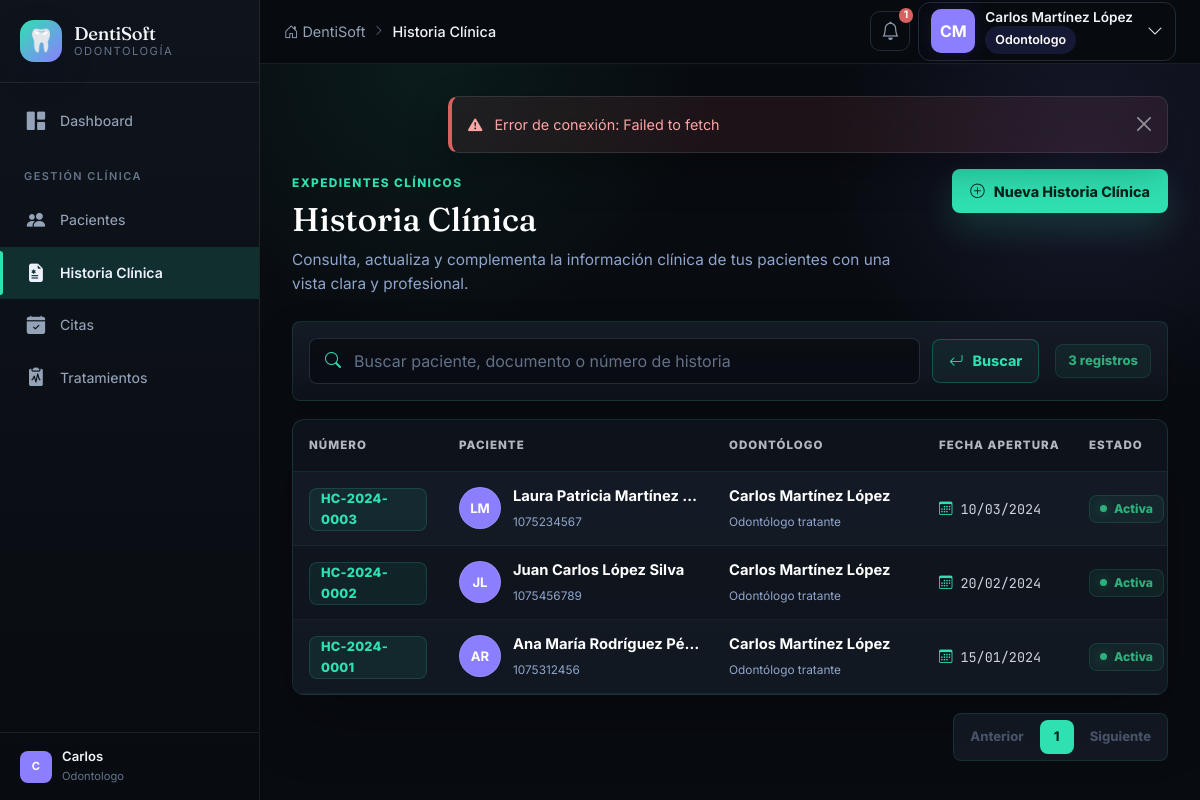
Screenshot of /modules/historia_clinica/index.php (signed in) with the database file from the repository.
### tables this page shows
CREATE TABLE IF NOT EXISTS usuarios (
    id INT AUTO_INCREMENT PRIMARY KEY,
    rol_id INT NOT NULL,
    nombre VARCHAR(100) NOT NULL,
    apellido VARCHAR(100) NOT NULL,
    email VARCHAR(150) NOT NULL UNIQUE,
    password VARCHAR(255) NOT NULL,
    telefono VARCHAR(20),
    estado ENUM('activo','inactivo','suspendido') DEFAULT 'activo',
    ultimo_acceso DATETIME,
    created_at TIMESTAMP DEFAULT CURRENT_TIMESTAMP,
    updated_at TIMESTAMP DEFAULT CURRENT_TIMESTAMP ON UPDATE CURRENT_TIMESTAMP,
    FOREIGN KEY (rol_id) REFERENCES roles(id)
);

CREATE TABLE IF NOT EXISTS historias_clinicas (
    id INT AUTO_INCREMENT PRIMARY KEY,
    paciente_id INT NOT NULL,
    odontologo_id INT NOT NULL,
    numero_historia VARCHAR(20) NOT NULL UNIQUE,
    fecha_apertura DATE NOT NULL,
    motivo_consulta TEXT,
    enfermedad_actual TEXT,
    antecedentes_medicos TEXT,
    antecedentes_odontologicos TEXT,
    medicamentos_actuales TEXT,
    alergias TEXT,
    habito_tabaco BOOLEAN DEFAULT FALSE,
    habito_alcohol BOOLEAN DEFAULT FALSE,
    habito_bruxismo BOOLEAN DEFAULT FALSE,
    otros_habitos TEXT,
    presion_arterial VARCHAR(10),
    frecuencia_cardiaca INT,
    temperatura DECIMAL(4,1),
    examen_extraoral TEXT,
    examen_intraoral TEXT,
    diagnostico TEXT,
    plan_tratamiento_inicial TEXT,
    observaciones TEXT,
    estado ENUM('activa','archivada') DEFAULT 'activa',
    created_at TIMESTAMP DEFAULT CURRENT_TIMESTAMP,
    updated_at TIMESTAMP DEFAULT CURRENT_TIMESTAMP ON UPDATE CURRENT_TIMESTAMP,
    FOREIGN KEY (paciente_id) REFERENCES pacientes(id),
    FOREIGN KEY (odontologo_id) REFERENCES usuarios(id)
);

CREATE TABLE IF NOT EXISTS pacientes (
    id INT AUTO_INCREMENT PRIMARY KEY,
    numero_documento VARCHAR(20) NOT NULL UNIQUE,
    tipo_documento ENUM('CC','TI','CE','PAS','RC') DEFAULT 'CC',
    nombre VARCHAR(100) NOT NULL,
    apellido VARCHAR(100) NOT NULL,
    fecha_nacimiento DATE,
    genero ENUM('M','F','Otro'),
    telefono VARCHAR(20),
    email VARCHAR(150),
    direccion TEXT,
    ciudad VARCHAR(100) DEFAULT 'Neiva',
    eps VARCHAR(100),
    tipo_afiliacion ENUM('contributivo','subsidiado','particular','otro') DEFAULT 'particular',
    grupo_sanguineo VARCHAR(5),
    estado ENUM('activo','inactivo') DEFAULT 'activo',
    created_at TIMESTAMP DEFAULT CURRENT_TIMESTAMP,
    updated_at TIMESTAMP DEFAULT CURRENT_TIMESTAMP ON UPDATE CURRENT_TIMESTAMP
);

### modules/historia_clinica/index.php (the view, shortened to what the rows shown need)
<?php
require_once __DIR__ . '/../../config/session.php';
$cssAdicional = 'historia-premium.css';
$page = max(1, filter_var($_GET['page'] ?? 1, FILTER_VALIDATE_INT) ?: 1);
$limit = REGISTROS_POR_PAGINA;
$where = 'WHERE 1=1';
$params = [];
try {
    $db = getDB();
    $countSql = "SELECT COUNT(*) FROM historias_clinicas hc
        JOIN pacientes p ON hc.paciente_id = p.id
        JOIN usuarios u ON hc.odontologo_id = u.id
        $where";
    $stmtCount = $db->prepare($countSql);
    $stmtCount->execute($params);
    $totalRegistros = (int) $stmtCount->fetchColumn();
    $totalPaginas = max(1, (int) ceil($totalRegistros / $limit));
    $page = min($page, $totalPaginas);
    $offset = ($page - 1) * $limit;
    $sql = "SELECT hc.id, hc.numero_historia, hc.fecha_apertura, hc.estado,
            p.numero_documento, p.nombre AS paciente_nombre, p.apellido AS paciente_apellido,
            u.nombre AS odontologo_nombre, u.apellido AS odontologo_apellido
        FROM historias_clinicas hc
        JOIN pacientes p ON hc.paciente_id = p.id
        JOIN usuarios u ON hc.odontologo_id = u.id
        $where
        ORDER BY hc.fecha_apertura DESC, hc.id DESC
        LIMIT :limit OFFSET :offset";
    $stmt = $db->prepare($sql);
    $stmt->bindValue(':limit', $limit, PDO::PARAM_INT);
    $stmt->bindValue(':offset', $offset, PDO::PARAM_INT);
    $stmt->execute();
    $historias = $stmt->fetchAll();
} catch (PDOException $e) {
    error_log('Historia Clínica Index error: ' . $e->getMessage());
    $historias = [];
    $totalRegistros = 0;
    $totalPaginas = 1;
}
function h(mixed $value): string {
    return htmlspecialchars((string) ($value ?? ''), ENT_QUOTES | ENT_SUBSTITUTE, 'UTF-8');
}
function initials(array $historia): string {
    $first = trim((string) ($historia['paciente_nombre'] ?? ''));
    $last = trim((string) ($historia['paciente_apellido'] ?? ''));
    $value = mb_substr($first, 0, 1) . mb_substr($last, 0, 1);
    return h(mb_strtoupper($value !== '' ? $value : '--'));
}
function estadoHistoria(string $estado): string {
    return $estado === 'activa' ? 'Activa' : 'Archivada';
}
?>
<?php require_once __DIR__ . '/../../includes/header.php'; ?>
<div class="historia-page">
    <section class="historia-hero">
        <div>
            <h1>Historia Clínica</h1>
        </div>
    </section>
    <section class="historia-table-shell">
        <div class="historia-table-scroll">
            <table class="historia-table">
                <thead>
                    <tr>
                        <th class="col-code">Número</th>
                        <th class="col-patient">Paciente</th>
                        <th class="col-doctor">Odontólogo</th>
                        <th class="col-date">Fecha apertura</th>
                        <th class="col-status">Estado</th>
                    </tr>
                </thead>
                <tbody id="historiaTableBody">
                    <?php if (empty($historias)): ?>
                        <tr><td colspan="6"><div class="historia-empty"><i class="bi bi-journal-medical"></i><strong>No se encontraron historias clínicas</strong><span>Prueba con otro paciente, documento o número de historia.</span></div></td></tr>
                    <?php else: ?>
                        <?php foreach ($historias as $historia): ?>
                            <tr data-historia-id="<?= h($historia['id']) ?>">
                                <td class="col-code"><span class="history-code"><?= h($historia['numero_historia']) ?></span></td>
                                <td class="col-patient">
                                    <div class="history-patient">
                                        <div class="history-avatar"><?= initials($historia) ?></div>
                                        <div>
                                            <strong><?= h(trim(($historia['paciente_nombre'] ?? '') . ' ' . ($historia['paciente_apellido'] ?? ''))) ?></strong>
                                            <span><?= h($historia['numero_documento']) ?></span>
                                        </div>
                                    </div>
                                </td>
                                <td class="col-doctor">
                                    <strong><?= h(trim(($historia['odontologo_nombre'] ?? '') . ' ' . ($historia['odontologo_apellido'] ?? ''))) ?></strong>
                                    <span>Odontólogo tratante</span>
                                </td>
                                <td class="col-date"><span><i class="bi bi-calendar3"></i><?= h(date('d/m/Y', strtotime($historia['fecha_apertura']))) ?></span></td>
                                <td class="col-status"><span class="history-status history-status-<?= h($historia['estado']) ?>"><i></i><?= h(estadoHistoria((string) $historia['estado'])) ?></span></td>
                            </tr>
                        <?php endforeach; ?>
                    <?php endif; ?>
                </tbody>
            </table>
        </div>
    </section>
</div>
<?php require_once __DIR__ . '/../../includes/footer.php'; ?>

### includes/header.php (shortened to what the rows shown need)
<?php
require_once __DIR__ . '/../config/session.php';
$usuario = currentUser();
?>
<!DOCTYPE html>
<html lang="es">
<head>
    <link href="https://cdn.jsdelivr.net/npm/bootstrap@5.3.3/dist/css/bootstrap.min.css" rel="stylesheet">
    <link href="https://cdn.jsdelivr.net/npm/bootstrap-icons@1.11.3/font/bootstrap-icons.css" rel="stylesheet">
    <link href="<?= BASE_URL ?>/assets/css/style.css?v=<?= filemtime(__DIR__ . '/../assets/css/style.css') ?>" rel="stylesheet">
    <?php if (isset($cssAdicional)): ?>
        <?php $cssAdicionalPath = __DIR__ . '/../assets/css/' . $cssAdicional; ?>
        <link href="<?= BASE_URL ?>/assets/css/<?= $cssAdicional ?>?v=<?= is_file($cssAdicionalPath) ? filemtime($cssAdicionalPath) : time() ?>" rel="stylesheet">
    <?php endif; ?>
</head>
<body>
    <nav class="navbar-top">
        <div class="navbar-right">
            <div class="dropdown">
                <button class="navbar-user-btn" data-bs-toggle="dropdown" aria-expanded="false">
                    <div class="user-avatar user-avatar-lg">
                        <?= strtoupper(mb_substr($usuario['nombre'], 0, 1) . mb_substr($usuario['apellido'], 0, 1)) ?>
                    </div>
                    <div class="user-info d-none d-md-block">
                        <span class="user-name"><?= htmlspecialchars($usuario['nombre'] . ' ' . $usuario['apellido']) ?></span>
                        <span class="user-role-badge"><span class="role-badge"><?= htmlspecialchars(ucfirst($usuario['rol'])) ?></span></span>
                    </div>
                    <i class="bi bi-chevron-down ms-1 d-none d-md-inline"></i>
                </button>
            </div>
        </div>
    </nav>
    <?php require_once __DIR__ . '/sidebar.php'; ?>
    <main class="main-content" id="mainContent">

### includes/sidebar.php (shortened to what the rows shown need)
<?php
$usuario = currentUser();
?>
<aside class="sidebar" id="sidebar">
    <div class="sidebar-footer">
        <div class="sidebar-user-mini">
            <div class="user-avatar-sm">
                <?= strtoupper(mb_substr($usuario['nombre'], 0, 1)) ?>
            </div>
            <div class="user-info-sm">
                <span><?= htmlspecialchars($usuario['nombre']) ?></span>
                <small><?= htmlspecialchars(ucfirst($usuario['rol'])) ?></small>
            </div>
        </div>
    </div>
</aside>

### rows the page displays
usuarios: nombre+apellido "CM", nombre+apellido "Carlos Martínez López", nombre "C", nombre "Carlos"
historias_clinicas: numero_historia "HC-2024-0003", paciente.apellido "LM", paciente.apellido "Laura Patricia Martínez…", paciente.numero_documento "1075234567", odontologo.apellido "Carlos Martínez López", fecha_apertura "10/03/2024", estado "Activa"
historias_clinicas: numero_historia "HC-2024-0002", paciente.apellido "JL", paciente.apellido "Juan Carlos López Silva", paciente.numero_documento "1075456789", odontologo.apellido "Carlos Martínez López", fecha_apertura "20/02/2024", estado "Activa"
historias_clinicas: numero_historia "HC-2024-0001", paciente.apellido "AR", paciente.apellido "Ana María Rodríguez Pé…", paciente.numero_documento "1075312456", odontologo.apellido "Carlos Martínez López", fecha_apertura "15/01/2024", estado "Activa"

### other values shown
APP_NAME "DentiSoft"
$paginaTitulo "Historia Clínica"
$totalNotificaciones "1"
$usuario['rol'] "Odontologo"
$totalRegistros "3"
